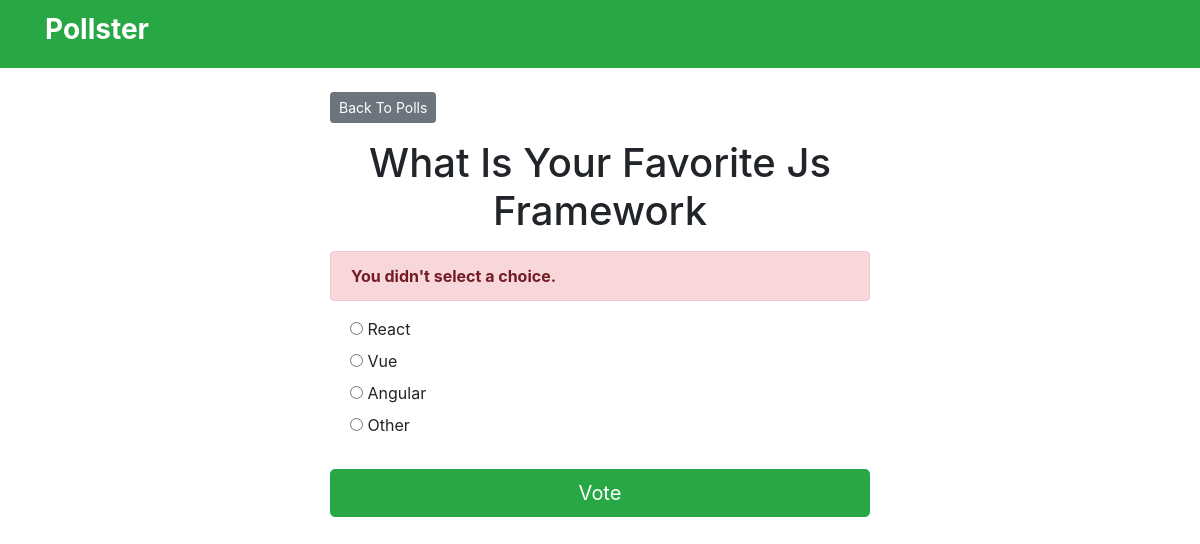
/polls/2/vote/, run on the app's committed database.
### pools/models.py (models this page shows, shortened)
class Question(models.Model):
    question_text = models.CharField(max_length=200)
    pub_date = models.DateField('date published')

class Choice(models.Model):
    question = models.ForeignKey(Question, on_delete= models.CASCADE)
    choice_text = models.CharField(max_length=200)
    votes = models.IntegerField(default=0)

### pools/views.py (the view)
# urls.py: path('<int:question_id>/vote/', views.vote, name='vote')
def vote(request, question_id):
    question = get_object_or_404(Question, pk=question_id)
    try:
        selected_choice = question.choice_set.get(pk=request.POST['choice'])
    except (KeyError, Choice.DoesNotExist):
        return render(request, 'polls/detail.html', {
            'question': question,
            'error_message': "You didn't select a choice.",
        })
    else:
        selected_choice.votes += 1
        selected_choice.save()
        return HttpResponseRedirect(reverse('polls:results', args=(question.id,)))

### templates/polls/detail.html (shortened to what this page needs)
 {% extends "base.html" %}
 {% block content %}
 <a class="btn btn-secondary btn-sm mb-3" href = "{% url 'polls:index % }">Back To Polls</a>
 <h1 class="text-center mb-3">{{ question.question_text }}</h1>
{% if error_message %}
<p class="alert alert-danger">
   <strong>{{ error_message }}</strong>
</p>
<form action="{% url 'polls:vote' question.id %}" method="post">
{% for choice in question.choice_set.all %}
<div class="form-check">
    <input type="radio" name="choice" id="choice{{ forloop.counter }}" value="{{ choice.id }}">
    <label for="choice{{ forloop.counter }}">{{ choice.choice_text }}</label><br>
</div>
{% endfor %}
<input type="submit" value="Vote" class="btn btn-success btn-lg btn-block mt-4" />
</form>
 {% endblock  %}

### data on the page
Question: question_text "What Is Your Favorite Js Framework"
Choice: choice_text "React"
Choice: choice_text "Vue"
Choice: choice_text "Angular"
Choice: choice_text "Other"

### other printed values
{{ error_message }} "You didn't select a choice."
